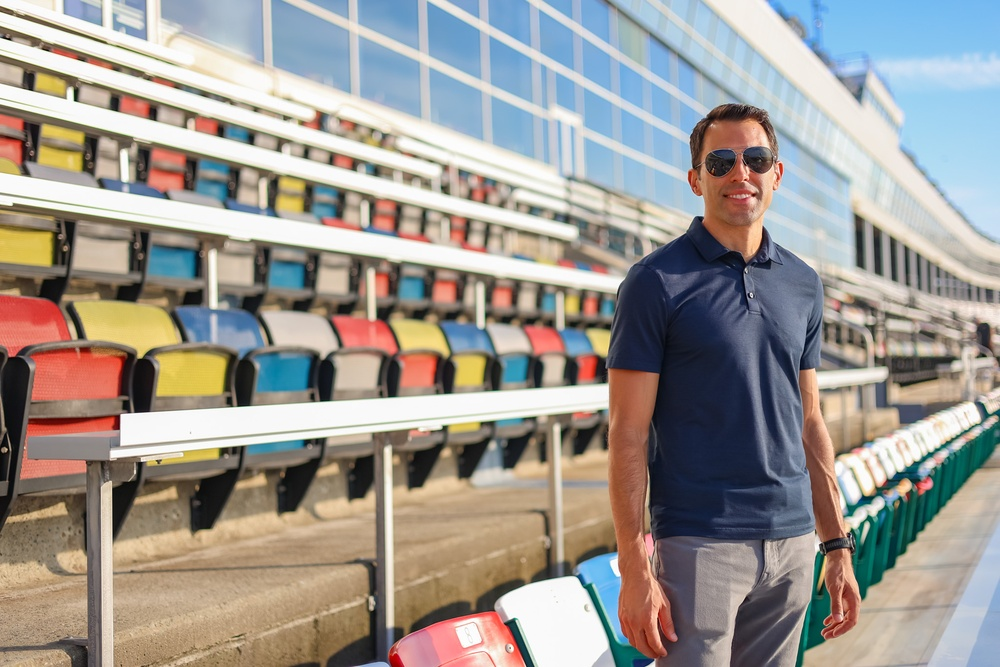
#> input picture skills/signatry-photo-library/assets/photos/donor/Almirola/AricA-03.jpg, 1000 x 667 px, shrunk from 2048 x 1365 before the run
$ python crop_photo.py ../../signatry-photo-library/assets/photos/donor/Almirola/AricA-03.jpg ../../signatry-photo-library/assets/photos/donor/Almirola/AricA-09.jpg 1.0 1.0 1.0 1.0
#> lines starting #> are read from the running program, lines starting #| are printed output that depends on the picture
#!/usr/bin/env python3
"""Subject-aware crop for Signatry decks (design-system.md standard #4).

A blind center-crop assumes the subject is horizontally/vertically centered
in the source frame. It often isn't — a person standing left-of-center, a
whiteboard on the right, a face in the upper third. Cropping equally from
both edges in that case can cut straight through the subject.

MANDATORY WORKFLOW for any photo containing a person or a clear focal
subject:
1. View the source photo first (the `view` tool, not this script) and note
   the subject's approximate position as a fraction of width/height —
   e.g. "the man is at roughly x=0.65 (right third), y=0.45".
2. Pass that as center_x/center_y below. Only use the default (0.5, 0.5)
   for photos with no off-center subject (landscapes, textures, evenly
   distributed group shots).
3. After cropping, re-view the OUTPUT file to confirm the subject is fully
   inside the frame and not clipped at an edge — this script places the
   crop box around your stated center but does not verify the subject's
   extent, since it has no subject-detection of its own.

Usage:
    python crop_photo.py IN.jpg OUT.jpg TARGET_W TARGET_H [center_x] [center_y]

    TARGET_W/TARGET_H: target aspect ratio (e.g. 0.74 1.0, or use pixel
    dims like 1600 2160 — only the ratio matters).
    center_x/center_y: fraction (0.0-1.0) of the source image where the
    subject sits. Default 0.5 0.5 (true center — the old blind behavior).

As a library:
    from crop_photo import crop
    crop("in.jpg", "out.jpg", target_w=0.74, target_h=1.0,
         center_x=0.65, center_y=0.45)
"""
import sys
from PIL import Image

def crop(src_path, dst_path, target_w, target_h, center_x=0.5, center_y=0.5):
#> called with target_w = 1, target_h = 1, center_x = 1, center_y = 1
    img = Image.open(src_path)
#> img is the input picture: PIL image 1000x667 RGB; mean R, G, B 157, 152.1, 146.6
    # Convert CMYK to RGB (several template photos are CMYK and render wrong otherwise)
    if img.mode == "CMYK":
        img = img.convert("RGB")
    sw, sh = img.size
#> sw = 1000; sh = 667
    target_ratio = target_w / target_h
    src_ratio = sw / sh
#> src_ratio = 1.5

    if src_ratio > target_ratio:
        # source is wider than target -> crop width, keep full height
        crop_h = sh
#> crop_h = 667
        crop_w = int(sh * target_ratio)
#> crop_w = 667
    else:
        # source is taller than target -> crop height, keep full width
        crop_w = sw
        crop_h = int(sw / target_ratio)

    # Center the crop box on the stated subject position, clamped to bounds
    cx = center_x * sw
#> cx = 1000
    cy = center_y * sh
#> cy = 667
    left = max(0, min(sw - crop_w, int(cx - crop_w / 2)))
#> left = 333
    top = max(0, min(sh - crop_h, int(cy - crop_h / 2)))
#> top = 0

    cropped = img.crop((left, top, left + crop_w, top + crop_h))
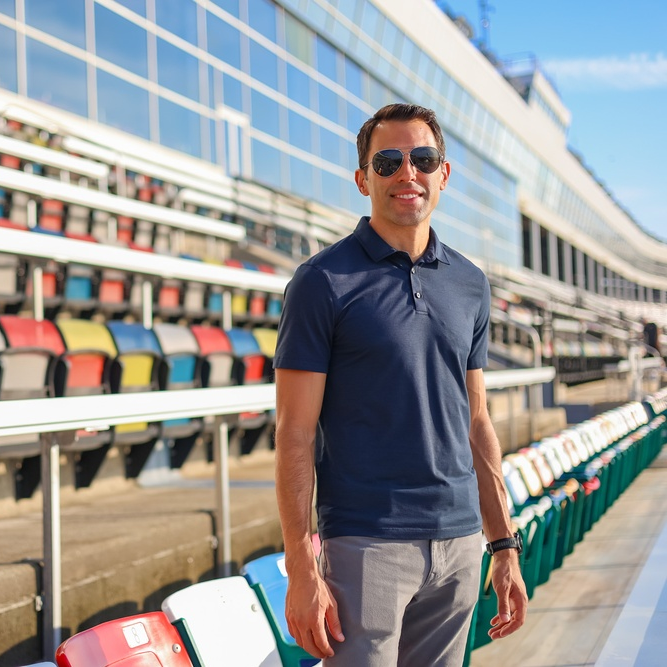
#> cropped: PIL image 667x667 RGB; mean R, G, B 152.8, 152.4, 152.6
    cropped.save(dst_path, quality=90)
    return dst_path, (left, top, crop_w, crop_h), (sw, sh)

if __name__ == "__main__":
    if len(sys.argv) not in (5, 7):
        print(__doc__)
        sys.exit(2)
    src, dst = sys.argv[1], sys.argv[2]
    tw, th = float(sys.argv[3]), float(sys.argv[4])
    cx, cy = (float(sys.argv[5]), float(sys.argv[6])) if len(sys.argv) == 7 else (0.5, 0.5)
    if cx == 0.5 and cy == 0.5:
        print("NOTE: using default center (0.5, 0.5). If this photo has an "
              "off-center person or subject, view it first and pass the "
              "actual center_x/center_y instead — see this script's docstring.")
    path, box, (sw, sh) = crop(src, dst, tw, th, cx, cy)
#> box = (333, 0, 667, 667); sw = 1000; sh = 667
    print(f"source {sw}x{sh} -> crop box {box} -> saved {path}")
#| source 1000x667 -> crop box (333, 0, 667, 667) -> saved ../../signatry-photo-library/assets/photos/donor/Almirola/AricA-09.jpg
    print("Re-view the output to confirm the subject isn't clipped at an edge.")

$ run again, on skills/signatry-photo-library/assets/photos/donor/Almirola/AricA-23.jpg
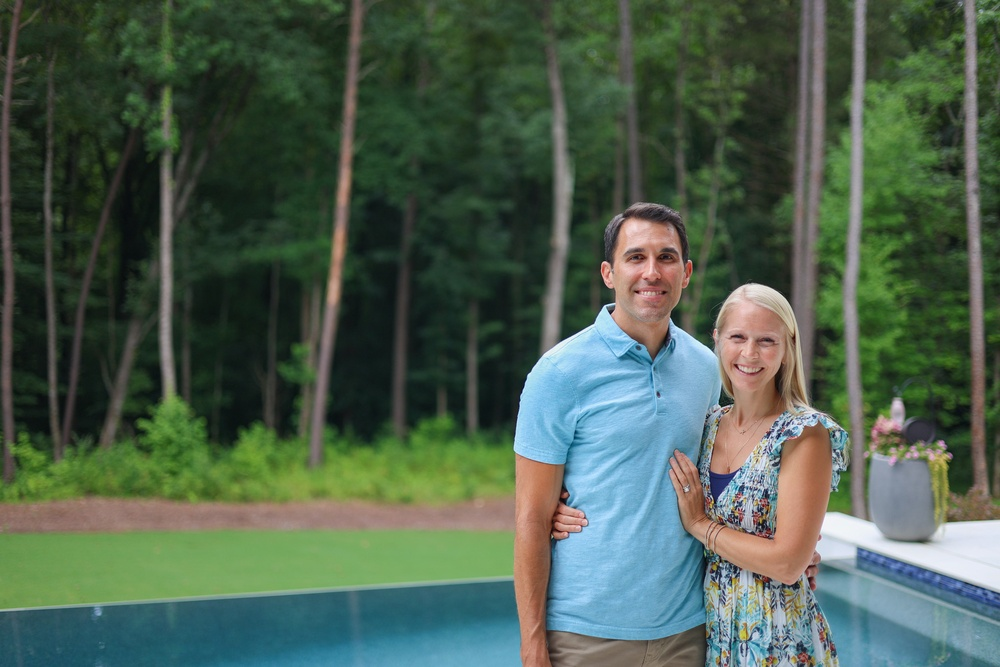
#> input picture skills/signatry-photo-library/assets/photos/donor/Almirola/AricA-23.jpg, 1000 x 667 px, shrunk from 2048 x 1365 before the run
#> in crop, img is the input picture: PIL image 1000x667 RGB; mean R, G, B 76.8, 95.5, 79.3
#> in crop, `cropped = img.crop((left, top, left + crop_w, top + crop_h))`:
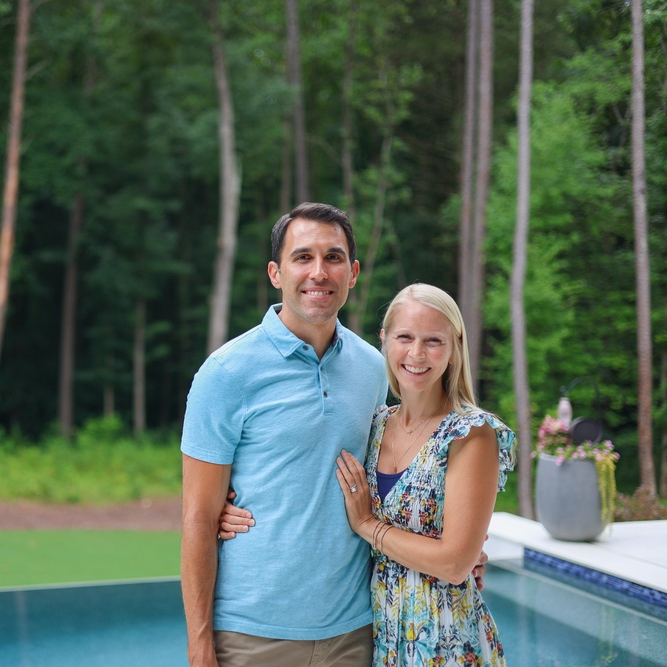
#> cropped: PIL image 667x667 RGB; mean R, G, B 86.8, 104.6, 91.6
#| source 1000x667 -> crop box (333, 0, 667, 667) -> saved ../../signatry-photo-library/assets/photos/donor/Almirola/AricA-23.jpg

$ run again, on skills/signatry-photo-library/assets/photos/donor/Almirola/AricA-27.jpg
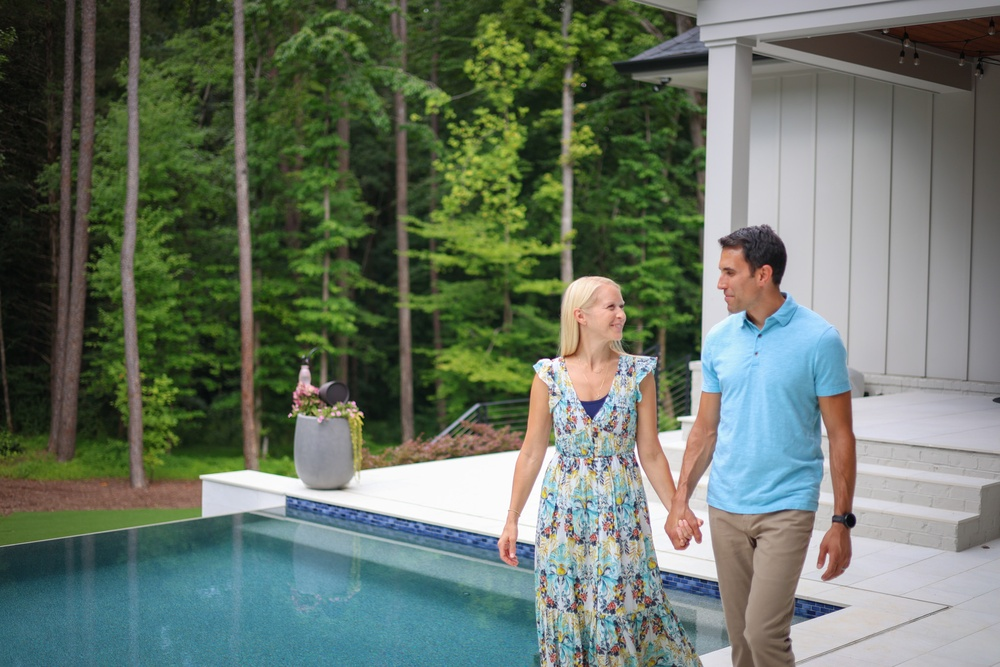
#> input picture skills/signatry-photo-library/assets/photos/donor/Almirola/AricA-27.jpg, 1000 x 667 px, shrunk from 2048 x 1365 before the run
#> in crop, img is the input picture: PIL image 1000x667 RGB; mean R, G, B 103.6, 115.6, 101.8
#> in crop, `cropped = img.crop((left, top, left + crop_w, top + crop_h))`:
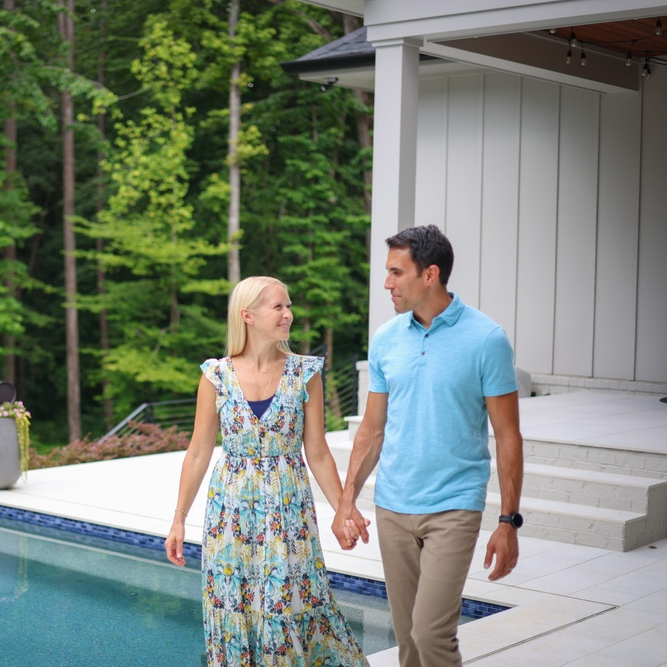
#> cropped: PIL image 667x667 RGB; mean R, G, B 122.6, 131.7, 120.6
#| source 1000x667 -> crop box (333, 0, 667, 667) -> saved ../../signatry-photo-library/assets/photos/donor/Almirola/AricA-27.jpg
